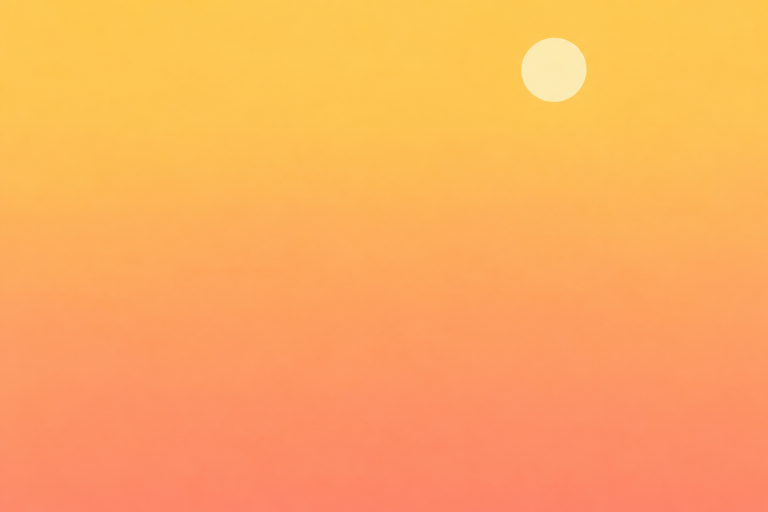
#> input picture assets/couple-scene/layers/sky.png, 1536 x 1024 px (shown at 1/2 size)
$ python build-couple-scene.py ../assets/couple-scene/layers/sky.png
#> lines starting #> are read from the running program, lines starting #| are printed output that depends on the picture; after the words box and inside, x2 and y2 are one past the last pixel; in counts of white or black regions, pixels touching at a corner belong together
"""
Builds the couple cover from its separately painted layers, for the web
landing page and the Expo auth/join hero.

The artwork is a set of ImageGen-painted layers (assets/couple-scene/layers):
sky, distant city, walls, stairs, the woman, the man, the heart, the hanging
bougainvillea and the two potted plants. Each is placed into the composition
of the reference illustration (assets/couple-scene/reference.webp) by the
PLACEMENT table below, and gets its own parallax depth.

The stairs, the couple and the heart share one depth: the man and the woman
are separate layers, but they must move exactly with the steps they sit on.

For each layer the build:
1. Places the painting at its scale and position in the reference's
   1536x1024 world pixels, and drops the faint haze ImageGen leaves around
   cut-outs (alpha below a few percent).
2. Extends the layers that reach the frame edge into the bleed around it, so
   parallax never shows an edge. Nothing is extended underneath the objects
   in front: every layer already has the full sky and the layers between
   behind it, and an extension shaped like the object in front would show up
   as a cavity the moment that object moves.
3. Crops to the painted area and writes a WebP.

Outputs (positions in world pixels):
- site/img/scene/<layer>.<hash>.webp         one file per layer
- src/components/auth/coupleSceneLayers.ts    generated layer manifest
- src/components/auth/coupleLayerAssets.ts    generated Metro require map
- site/index.html                             the scene markup between the
                                              couple-scene markers

Usage: python scripts/build-couple-scene.py [--debug DIR]
"""
import hashlib
import json
import os
import sys
from io import BytesIO

import numpy as np
from PIL import Image
from scipy import ndimage

ROOT = os.path.dirname(os.path.dirname(os.path.abspath(__file__)))
LAYERS_DIR = os.path.join(ROOT, 'assets', 'couple-scene', 'layers')
OUT_DIR = os.path.join(ROOT, 'site', 'img', 'scene')
MANIFEST = os.path.join(ROOT, 'src', 'components', 'auth', 'coupleSceneLayers.ts')
ASSETS_TS = os.path.join(ROOT, 'src', 'components', 'auth', 'coupleLayerAssets.ts')
SITE_HTML = os.path.join(ROOT, 'site', 'index.html')
MARKUP_TS = os.path.join(ROOT, 'src', 'components', 'auth', 'coupleSceneMarkup.ts')

W, H = 1536, 1024
# Layers reaching the frame continue this far beyond it.
BLEED = 48
# Working margin around the frame while building.
PAD = 128
QUALITY = 82
# Dense foliage and rooftops hide compression well; they carry most of the bytes.
QUALITY_FOR = {'bougainvillea': 74, 'city': 74}
SUN = (1108, 98)
CRITICAL = ('sky', 'walls', 'stairs')

# key: (file, scale, x, y, depth, extend)
#   x, y: top-left of the scaled painting in world pixels
#   extend: 'all' fills the whole frame and bleed (the sky); 'frame' extends
#   into the bleed where the layer meets the frame edge; None leaves the
#   painting exactly as supplied.
PLACEMENT = [
    ('sky', 'sky.png', 1.12, -133, -45, -0.6, 'all'),
    ('city', 'city.png', 0.5, 532, 70, -0.42, None),  # wide enough to meet the right-hand building; minaret tip in view
    ('walls', 'walls.png', 1.02, -10, -4, -0.2, 'frame'),
    ('stairs', 'stairs.png', 1.03, 25, 14, 0.0, 'frame'),
    ('woman', 'woman.png', 0.35, 360, 461, 0.0, None),  # seated on the tread, hand as close to the heart as his
    ('man', 'man.png', 0.313, 768, 234, 0.0, None),
    ('heart', 'heart.png', 0.0774, 728, 412, 0.0, None),
    ('bougainvillea', 'bougainvillea.png', 0.55, -10, -10, 0.6, None),
    ('plantLeft', 'plant-left.png', 0.36, -127, 618, 1.1, None),
    ('plantRight', 'plant-right.png', 0.59, 1031, 364, 1.3, None),
]
# Optional rotation (degrees, counter-clockwise) about a world-pixel pivot,
# applied after scaling. The man tips slightly about his rear heel so both
# soles rest on the descending treads. scene-warp.js pins match this pose.
ROTATION = {'man': (10.5, (1120, 544))}
# Cut-outs exported whole, at this many times their on-screen size: the figures
# and the heart at 2x so they stay crisp in the scroll zoom, the hanging flowers
# and plants at 1x but never clipped to the frame, so zooming out shows more of
# each painting instead of a cut edge.
DENSITY = {'woman': 2, 'man': 2, 'heart': 2, 'bougainvillea': 1, 'plantLeft': 1, 'plantRight': 1}
# Speech bubbles: world point each bubble's tail touches, just above each head.
BUBBLES = {'him': (988, 250), 'her': (559, 498)}
# Recolours a painting to a brand colour, keeping its brushwork and shading:
# every pixel takes the target hue, with saturation scaled to match.
HALAL_PINK = '#FC3C6C'  # Halal Pink, the pink of the cover's bougainvillea
TINT = {'heart': HALAL_PINK}
# Dust motes drifting through the god rays, just behind the man's head.
MOTES = 18


def place(file, scale, x, y, rotation=None):
    """The painting scaled and positioned on the padded world canvas (float RGBA)."""
    art = Image.open(os.path.join(LAYERS_DIR, file)).convert('RGBA')
    art = art.resize((max(1, round(art.width * scale)), max(1, round(art.height * scale))), Image.LANCZOS)
    if rotation:
        angle, (px, py) = rotation
        margin = 80
        padded = Image.new('RGBA', (art.width + 2 * margin, art.height + 2 * margin), (0, 0, 0, 0))
        padded.paste(art, (margin, margin))
        art = padded.rotate(angle, resample=Image.BICUBIC, center=(px - x + margin, py - y + margin))
        x, y = x - margin, y - margin
    src = np.asarray(art, dtype=np.float32)
    rgba = np.zeros((H + 2 * PAD, W + 2 * PAD, 4), np.float32)
    ox, oy = round(x) + PAD, round(y) + PAD
    x0, y0 = max(0, ox), max(0, oy)
    x1, y1 = min(rgba.shape[1], ox + src.shape[1]), min(rgba.shape[0], oy + src.shape[0])
    rgba[y0:y1, x0:x1] = src[y0 - oy:y1 - oy, x0 - ox:x1 - ox]
    alpha = rgba[..., 3] / 255
    alpha[alpha < 0.05] = 0  # ImageGen leaves a faint haze around cut-outs
    return rgba[..., :3], alpha


def tint(image, hex_colour):
    """`image` recoloured to `hex_colour`'s hue, saturation scaled to match."""
    rgba = np.asarray(image.convert('RGBA'))
    hsv = np.asarray(Image.fromarray(rgba[..., :3]).convert('HSV')).astype(np.float32)
    target = np.asarray(Image.new('RGB', (1, 1), hex_colour).convert('HSV')).astype(np.float32)[0, 0]
    solid = rgba[..., 3] > 200
    source_sat = np.median(hsv[..., 1][solid]) if solid.any() else 1
    hsv[..., 0] = target[0]
    hsv[..., 1] = np.clip(hsv[..., 1] * (target[1] / max(source_sat, 1)), 0, 255)
    rgb = np.asarray(Image.fromarray(hsv.astype(np.uint8), 'HSV').convert('RGB'))
    return Image.fromarray(np.dstack([rgb, rgba[..., 3]]), 'RGBA')


def cutout(file, scale, x, y, density, rotation=None):
    """A cut-out rendered at `density` times its world size, cropped to its
    painted area. Returns the image and its world-pixel box."""
    art = Image.open(os.path.join(LAYERS_DIR, file)).convert('RGBA')
    key = next((k for k, f, *_ in PLACEMENT if f == file), None)
    if key in TINT:
        art = tint(art, TINT[key])
    art = art.resize((max(1, round(art.width * scale * density)), max(1, round(art.height * scale * density))), Image.LANCZOS)
    left, top = x * density, y * density
    if rotation:
        angle, (px, py) = rotation
        margin = 80 * density
        padded = Image.new('RGBA', (art.width + 2 * margin, art.height + 2 * margin), (0, 0, 0, 0))
        padded.paste(art, (margin, margin))
        art = padded.rotate(angle, resample=Image.BICUBIC, center=(px * density - left + margin, py * density - top + margin))
        left, top = left - margin, top - margin
    rgba = np.asarray(art).copy()
    rgba[..., 3][rgba[..., 3] < 13] = 0  # ImageGen leaves a faint haze around cut-outs
    ys, xs = np.nonzero(rgba[..., 3])
    x0, x1, y0, y1 = xs.min(), xs.max() + 1, ys.min(), ys.max() + 1
    image = Image.fromarray(rgba[y0:y1, x0:x1], 'RGBA')
    world = (round((left + x0) / density), round((top + y0) / density),
             round((x1 - x0) / density), round((y1 - y0) / density))
    return image, world


def dilate(mask, radius):
    if not mask.any():
        return mask.copy()
    return ndimage.distance_transform_edt(~mask) <= radius


def extend(rgb, known):
    """Unknown pixels take the nearest known colour, softened away from the edge."""
    distance, (iy, ix) = ndimage.distance_transform_edt(~known, return_indices=True)
    out = rgb[iy, ix]
    smooth = ndimage.gaussian_filter(out, sigma=(3, 3, 0), mode='nearest')
    weight = np.clip((distance - 2) / 6, 0, 1)[..., None]
    return np.where(known[..., None], rgb, out * (1 - weight) + smooth * weight)


def main():
    debug = sys.argv[sys.argv.index('--debug') + 1] if '--debug' in sys.argv else None
    yy, xx = np.mgrid[0:H + 2 * PAD, 0:W + 2 * PAD]
    world_x, world_y = xx - PAD, yy - PAD
    in_bleed = (world_x >= -BLEED) & (world_x < W + BLEED) & (world_y >= -BLEED) & (world_y < H + BLEED)
    in_frame = (world_x >= 0) & (world_x < W) & (world_y >= 0) & (world_y < H)

    placed = {key: place(file, s, x, y, ROTATION.get(key)) for key, file, s, x, y, _, _ in PLACEMENT
              if key not in DENSITY}
#> in place, `alpha = rgba[..., 3] / 255`: alpha: shape (1280, 1792) float32; values 0 (black) and 1 (white), 85.8% white; 1 black region, box (x1, y1, x2, y2) and area: (0, 0, 1792, 1280) 326655
#> call 2 of place, with file = 'city.png', scale = 0.5, x = 532, y = 70
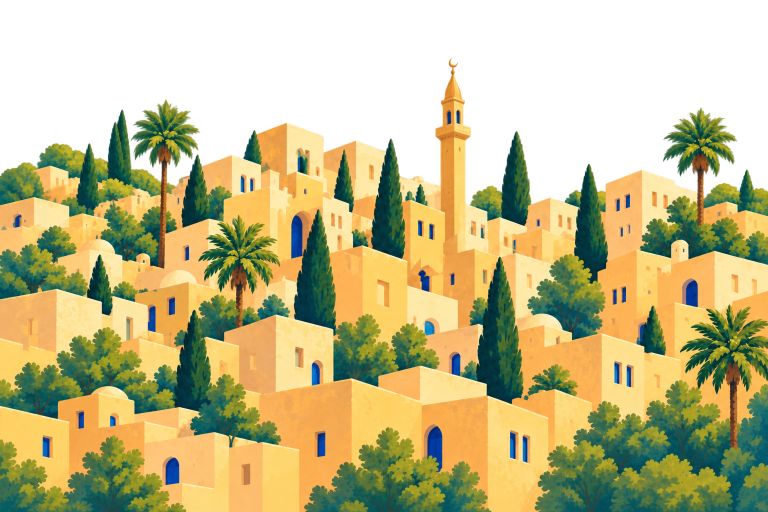
#> input picture assets/couple-scene/layers/city.png, 1536 x 1024 px (shown at 1/2 size)
#> in place, art is the input picture: PIL image 1536x1024 RGBA; mean R, G, B, A 132.7, 124.2, 68.9, 175.6
#> in place (call 2), `alpha[alpha < 0.05] = 0`: alpha: shape (1280, 1792) float32; min 0, max 1, mean 0.118
#> call 3 of place, with file = 'walls.png', scale = 1.02, x = -10, y = -4
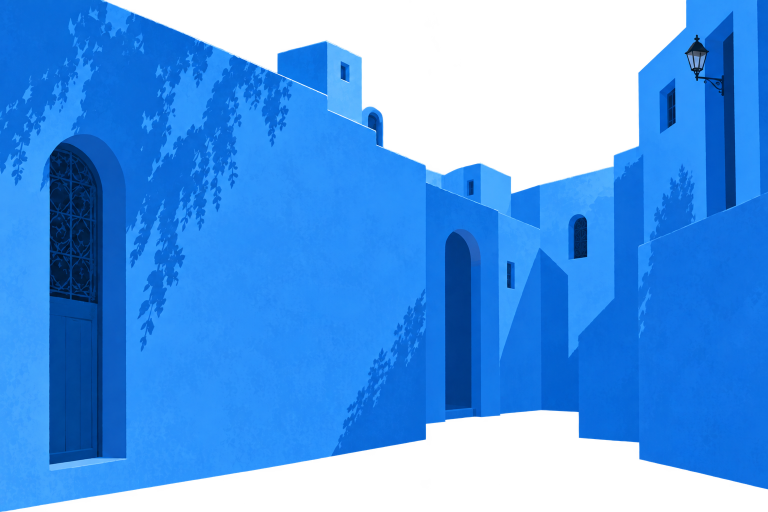
#> input picture assets/couple-scene/layers/walls.png, 1536 x 1024 px (shown at 1/2 size)
#> in place, art is the input picture: PIL image 1536x1024 RGBA; mean R, G, B, A 25.1, 109.2, 200.3, 190
#> in place (call 3), `alpha[alpha < 0.05] = 0`: alpha: shape (1280, 1792) float32; min 0, max 1, mean 0.531
#> call 4 of place, with file = 'stairs.png', scale = 1.03, x = 25, y = 14
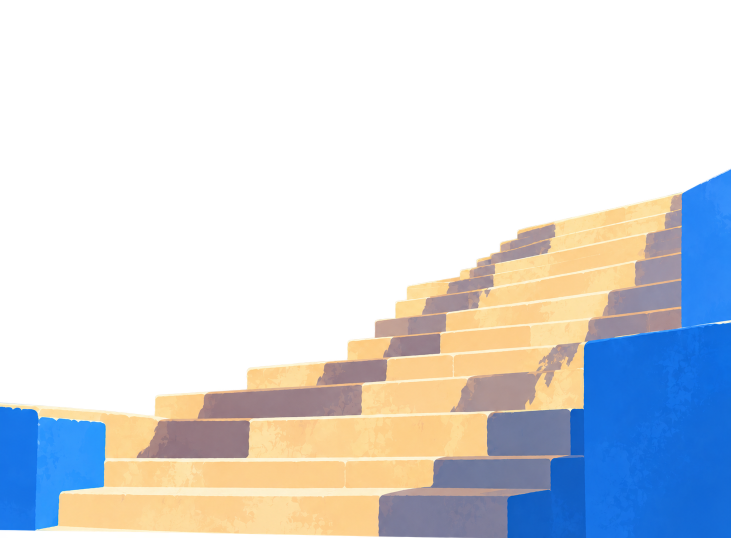
#> input picture assets/couple-scene/layers/stairs.png, 1462 x 1076 px (shown at 1/2 size)
#> in place, art is the input picture: PIL image 1462x1076 RGBA; mean R, G, B, A 65.7, 69.7, 74.5, 104.7
#> in place (call 4), `alpha = rgba[..., 3] / 255`:
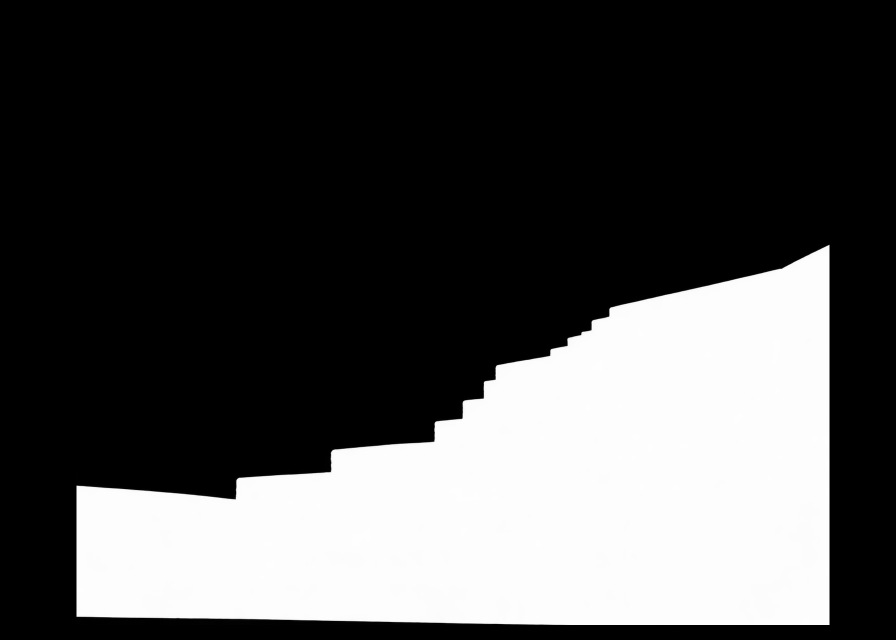
#> alpha: shape (1280, 1792) float32 (shown at 1/2 size); min 0, max 1, mean 0.299
#> in place (call 4), `alpha[alpha < 0.05] = 0`: alpha: shape (1280, 1792) float32; 0.5% of pixels changed, all inside (x1, y1, x2, y2) = (153, 290, 1659, 1250)
#> placed = 4 items
    depth = {key: d for key, _, _, _, _, d, _ in PLACEMENT}

    os.makedirs(OUT_DIR, exist_ok=True)
    for name in os.listdir(OUT_DIR):
        if name.endswith('.webp'):
            os.remove(os.path.join(OUT_DIR, name))

    manifest, total = [], 0
    for key, file, s, x, y, _, mode in PLACEMENT:
        if key in DENSITY:
            image, (wx, wy, ww, wh) = cutout(file, s, x, y, DENSITY[key], ROTATION.get(key))
            data = encode(image, key)
            filename = f'{kebab(key)}.{hashlib.sha256(data).hexdigest()[:10]}.webp'
            with open(os.path.join(OUT_DIR, filename), 'wb') as handle:
                handle.write(data)
            total += len(data)
            manifest.append({'key': key, 'file': filename, 'depth': depth[key], 'x': wx, 'y': wy, 'width': ww, 'height': wh,
                             'pixels': image.size})
            print(f'{key:14s} {image.width:5d}x{image.height:<5d} {len(data) / 1024:7.1f} KB  {filename}  (x{DENSITY[key]})')
            continue
        rgb, alpha = placed[key]
        solid = alpha > 0.8
        if mode:
            if mode == 'all':
                cover = in_bleed.copy()
            else:  # 'frame': continue past the frame edge only
                cover = in_bleed & ~in_frame & dilate(solid & in_frame, PAD)
            cover &= ~solid
#> cover: shape (1280, 1792) bool; 0.21% white; 1 white region, box (x1, y1, x2, y2) and area: (80, 80, 1712, 83) 4896
            if cover.any():
                rgb = extend(rgb, solid)
#> in extend, `distance, (iy, ix) = ndimage.distance_transform_edt(~known, return_ind..`:
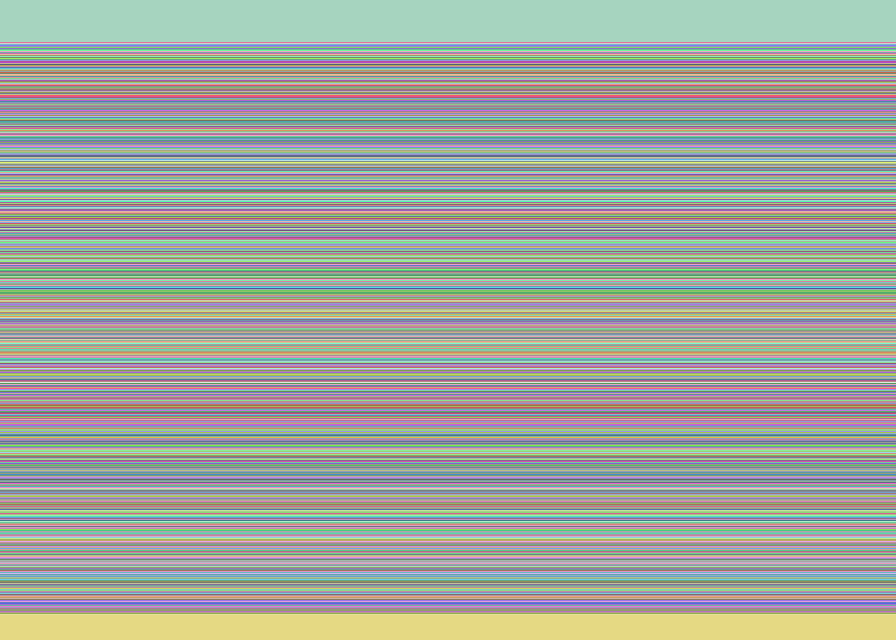
#> iy: shape (1280, 1792) int32 (shown at 1/2 size); 1147 distinct labels, from 83 to 1229; one colour per label, 0 black
#> in extend, `out = rgb[iy, ix]`:
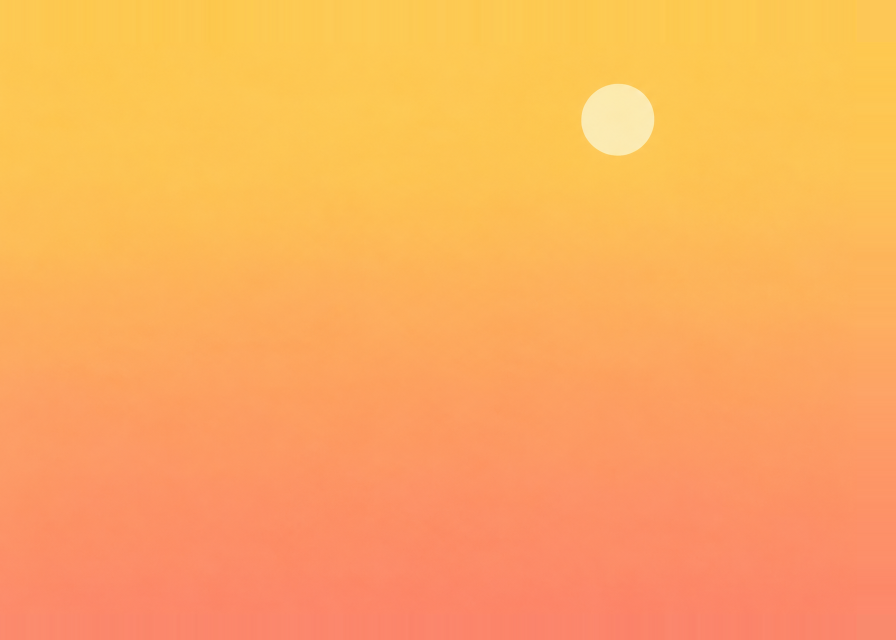
#> out: shape (1280, 1792, 3) float32 (shown at 1/2 size); mean of channels 0, 1, 2 255.6, 170.7, 92; drawn as R, G, B
                alpha = np.where(cover, 1.0, alpha)
#> alpha: shape (1280, 1792) float32; values 0 (black) and 1 (white), 86% white; 1 black region, box (x1, y1, x2, y2) and area: (0, 0, 1792, 1280) 321759

        a8 = np.clip(alpha * 255 + 0.5, 0, 255).astype(np.uint8)
        a8[~in_bleed] = 0
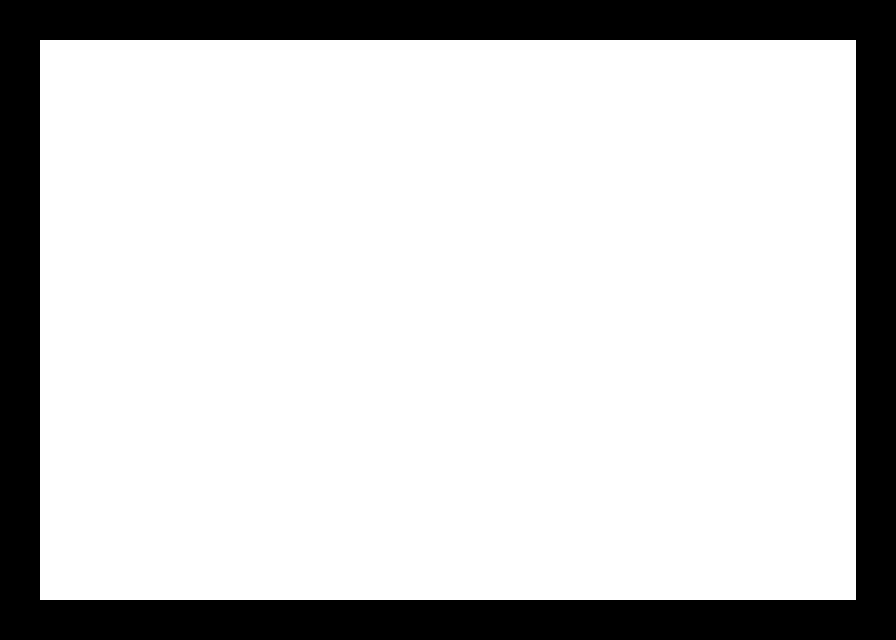
#> a8: shape (1280, 1792) (shown at 1/2 size); 79.7% white; 1 black region, box (x1, y1, x2, y2) and area: (0, 0, 1792, 1280) 465920
        ys, xs = np.nonzero(a8)
        x0, x1, y0, y1 = xs.min(), xs.max() + 1, ys.min(), ys.max() + 1
#> x0 = 80; x1 = 1712; y0 = 80; y1 = 1200
        rgba = np.dstack([np.clip(rgb, 0, 255).astype(np.uint8), a8])[y0:y1, x0:x1]
#> rgba: shape (1120, 1632, 4)
        image = Image.fromarray(rgba, 'RGBA')
        if (rgba[..., 3] == 255).all():
            image = image.convert('RGB')
        data = encode(image, key)
        digest = hashlib.sha256(data).hexdigest()[:10]
#> digest = '21b4c3d299'
        filename = f'{kebab(key)}.{digest}.webp'
#> filename = 'sky.21b4c3d299.webp'
        with open(os.path.join(OUT_DIR, filename), 'wb') as handle:
            handle.write(data)
        total += len(data)
#> total = 8964
        manifest.append({
            'key': key, 'file': filename, 'depth': depth[key],
            'x': int(x0) - PAD, 'y': int(y0) - PAD, 'width': int(x1 - x0), 'height': int(y1 - y0),
            'pixels': (int(x1 - x0), int(y1 - y0)),
        })
        print(f'{key:14s} {x1 - x0:5d}x{y1 - y0:<5d} {len(data) / 1024:7.1f} KB  {filename}')
#| sky             1632x1120      8.8 KB  sky.21b4c3d299.webp
        if debug:
            os.makedirs(debug, exist_ok=True)
            grey = Image.new('RGBA', image.size, (128, 128, 128, 255))
            grey.alpha_composite(image.convert('RGBA'))
            grey.convert('RGB').save(os.path.join(debug, f'{key}.png'))

    heart = next(entry for entry in manifest if entry['key'] == 'heart')
    print(f'total {total / 1024:.1f} KB in {len(manifest)} layers')
    write_manifest(manifest, heart)
    write_site(manifest)


def encode(image, key=None):
    out = BytesIO()
    image.save(out, 'WEBP', quality=QUALITY_FOR.get(key, QUALITY), alpha_quality=90, method=6)
    return out.getvalue()


def kebab(key):
    return ''.join('-' + c.lower() if c.isupper() else c for c in key)


# [138 lines left out: functions write_manifest, write_site, write_app_markup, motes, replace_between, not called in this run]


if __name__ == '__main__':
#> (the run stopped early here; a loop or call above may not have finished)
